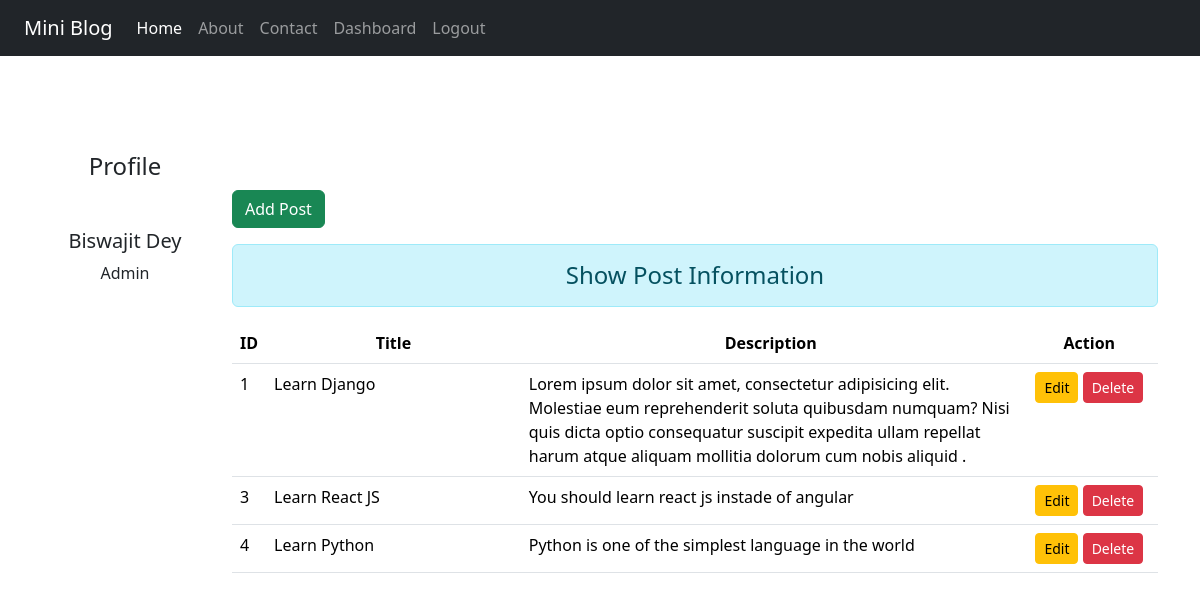
The page /dashboard/ (signed in) on the database its author committed.
### blog/models.py (models this page shows)
class Post(models.Model):
    title = models.CharField(max_length=150)
    desc = models.TextField()

### blog/views.py (the view)
# urls.py: path('dashboard/', views.dashboard, name='dashboard'),
def dashboard(request):
    if request.user.is_authenticated:
        posts = Post.objects.all()
        user = request.user
        full_name = user.get_full_name()
        gps = user.groups.all()
        return render(request, 'blog/dashboard.html', {'posts':posts, 'full_name':full_name, 'groups':gps})
    else:
        return HttpResponseRedirect('/login/')

### blog/templates/blog/dashboard.html (shortened to what this page needs)
{% extends "blog/base.html" %}
{% load static %}
{% block side %}
<div class="col-sm-2 text-dark my-5 text-center">
    <h4 class="my-5">Profile</h4>
    <h5>{{full_name}}</h5>
    {% for group in groups %}
        <p>{{group.name}}</p>
    {% endfor %}
</div>
{% endblock side %}
{% block content %}
<div class="col-sm-10">
    <h2 class="text-white my-5">Dashboard</h2>
    <a href="{% url "addpost" %}" class="btn btn-success">Add Post</a>
    <h4 class="text-center alert alert-info mt-3">Show Post Information</h4>
    {% if posts %}
        <table class="table table-hover bg-white">
            <thead>
                <tr class="text-center">
                    <th scope="col" style="width:2%">ID</th>
                    <th scope="col" style="width:28%">Title</th>
                    <th scope="col" style="width:55%">Description</th>
                    <th scope="col" style="width:15%">Action</th>
                </tr>
            </thead>
            <tbody>
                {% for post in posts %}
                    <tr>
                        <td scope="row">{{post.id}}</td>
                        <td>{{post.title}}</td>
                        <td>{{post.desc}}</td>
                        <td class="text-center">
                            <a href="{% url "updatepost" post.id %}" class="btn btn-warning btn-sm">Edit</a>
                            {% if perms.blog.delete_Post %}
                                <form action="{% url "deletepost" post.id %}" method="post" class="d-inline">
                                    <input type="submit" value="Delete" class="btn btn-danger btn-sm">
                                </form>
                            {% endif %}
                        </td>
                    </tr>
                {% endfor %}
            </tbody>
        </table>
    {% else %}
        <h4 class="text-center alert alert-warning">No Records</h4>
    {% endif %}
</div>
{% endblock content %}

### blog/templates/blog/base.html (shortened to what this page needs)
<!DOCTYPE html>
{% load static %}
<html lang="en">
<head>
    <link rel="stylesheet" href="{% static "blog/css/style.css" %}">
    <link rel="stylesheet" href="{% static "blog/css/bootstrap.css" %}">
</head>
<body>
    <div class="container-fluid bg-dark">
        {% include "blog/navbar.html" %}
    </div>
    <div class="container">
        <div class="row">
            {% block side %}
            {% endblock side %}
            {% block content %}
            {% endblock content %}
        </div>
    </div>
</body>
</html>

### blog/templates/blog/navbar.html (shortened to what this page needs)
<nav class="navbar navbar-expand-lg navbar-dark bg-dark">
    <div class="container-fluid">
      <a class="navbar-brand" href="#">Mini Blog</a>
      <div class="collapse navbar-collapse" id="navbarNav">
        <ul class="navbar-nav">
          <li class="nav-item">
            <a class="nav-link active" aria-current="page" href="/">Home</a>
          </li>
          <li class="nav-item">
            <a class="nav-link" href="{% url "about" %}">About</a>
          </li>
          <li class="nav-item">
            <a class="nav-link" href="{% url "contact" %}">Contact</a>
          </li>
          {% if request.user.is_authenticated %}
          <li class="nav-item">
            <a class="nav-link" href="{% url "dashboard" %}">Dashboard</a>
          </li>
          <li class="nav-item">
            <a class="nav-link" href="{% url "logout" %}">Logout</a>
          </li>
          {% endif %}
        </ul>
      </div>
    </div>
  </nav>

### blog/static/blog/css/style.css (style rules this page uses)
body { background-color: white; color: black; }

### rows shown on the page
Post: id "1", title "Learn Django", desc "Lorem ipsum dolor sit amet, consectetur adipisicing elit. Molestiae eum reprehenderit soluta quibusdam numquam? Nisi quis dicta optio consequatur suscipit expedita ullam repellat harum atque aliquam mollitia dolorum cum nobis aliquid ."
Post: id "3", title "Learn React JS", desc "You should learn react js instade of angular"
Post: id "4", title "Learn Python", desc "Python is one of the simplest language in the world"

### other values the page prints
{{ full_name }} "Biswajit Dey"
{{ group.name }} "Admin"
